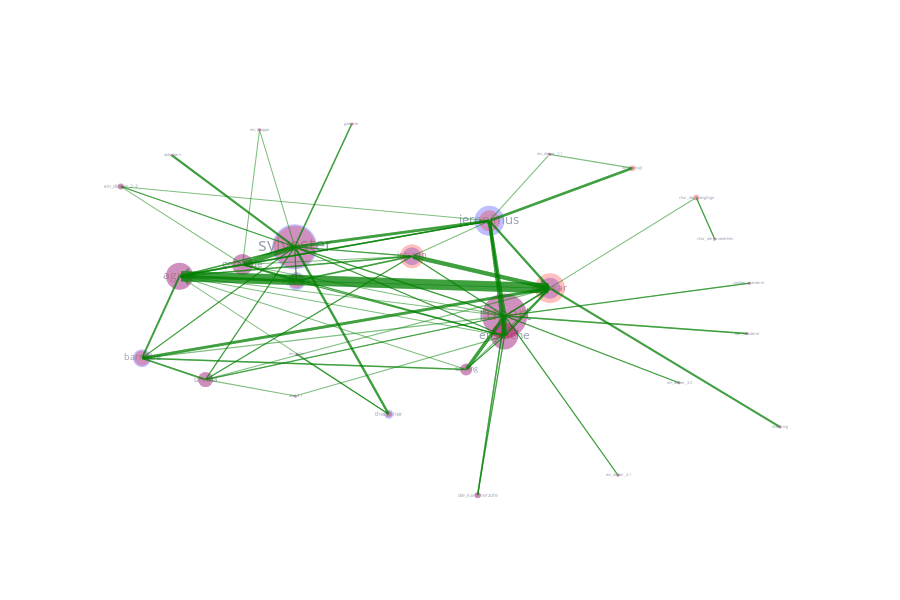

The notebook cell this image was saved under:
### Markdown cell above
## Plot network based on **all speeches**

### Code cell
fig = network.plot(network_type='com')
